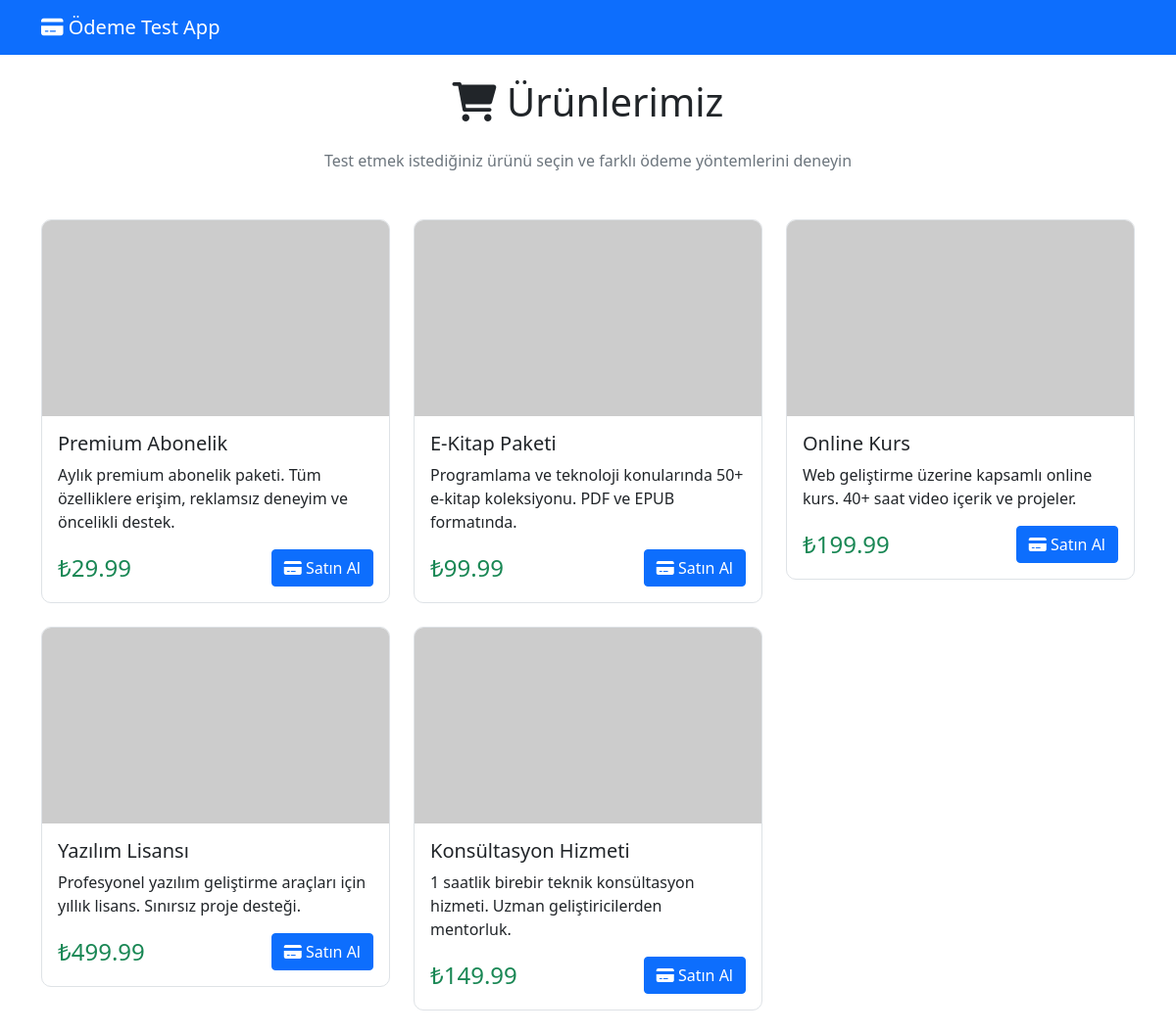
The page / on the database its author committed.
### payments/models.py (models this page shows, shortened)
class Product(models.Model):
    name = models.CharField(max_length=100)
    description = models.TextField()
    price = models.DecimalField(max_digits=10, decimal_places=2)
    image_url = models.URLField(blank=True, null=True)
    created_at = models.DateTimeField(auto_now_add=True)

### payments/views.py (the view)
# urls.py: 2. Add a URL to urlpatterns:  path('', views.home, name='home')
def home(request):
    products = Product.objects.all()
    return render(request, 'payments/home.html', {'products': products})

### payments/templates/payments/home.html (shortened to what this page needs)
{% extends 'payments/base.html' %}
{% block content %}
<div class="row">
    <div class="col-12">
        <h1 class="text-center mb-4">
            <i class="fas fa-shopping-cart"></i> Ürünlerimiz
        </h1>
        <p class="text-center text-muted mb-5">
            Test etmek istediğiniz ürünü seçin ve farklı ödeme yöntemlerini deneyin
        </p>
    </div>
</div>
<div class="row">
    {% for product in products %}
    <div class="col-md-4 mb-4">
        <div class="product-card">
            {% if product.image_url %}
                <img src="{{ product.image_url }}" class="card-img-top" alt="{{ product.name }}" style="height: 200px; object-fit: cover;">
            {% else %}
                <div class="bg-light d-flex align-items-center justify-content-center" style="height: 200px;">
                    <i class="fas fa-image fa-3x text-muted"></i>
                </div>
            {% endif %}
            <div class="card-body">
                <h5 class="card-title">{{ product.name }}</h5>
                <p class="card-text">{{ product.description|truncatewords:20 }}</p>
                <div class="d-flex justify-content-between align-items-center">
                    <span class="h4 text-success mb-0">₺{{ product.price }}</span>
                    <a href="{% url 'payments:product_detail' product.id %}" class="btn btn-primary">
                        <i class="fas fa-credit-card"></i> Satın Al
                    </a>
                </div>
            </div>
        </div>
    </div>
    {% endfor %}
</div>
{% endblock %}

### payments/templates/payments/base.html (shortened to what this page needs)
<!DOCTYPE html>
<html lang="tr">
<head>
    <link href="https://cdn.jsdelivr.net/npm/bootstrap@5.1.3/dist/css/bootstrap.min.css" rel="stylesheet">
    <link href="https://cdnjs.cloudflare.com/ajax/libs/font-awesome/6.0.0/css/all.min.css" rel="stylesheet">
</head>
<body>
    <nav class="navbar navbar-expand-lg navbar-dark bg-primary">
        <div class="container">
            <a class="navbar-brand" href="{% url 'payments:home' %}">
                <i class="fas fa-credit-card"></i> Ödeme Test App
            </a>
        </div>
    </nav>
    <div class="container mt-4">
        {% block content %}{% endblock %}
    </div>
</body>
</html>

### payments/templates/payments/base.html (style rules this page uses)
.product-card { border: 1px solid #dee2e6; border-radius: 10px; overflow: hidden; transition: all 0.3s ease; }

### rows shown on the page
Product: name "Premium Abonelik", description "Aylık premium abonelik paketi. Tüm özelliklere erişim, reklamsız deneyim ve öncelikli destek.", price "29.99"
Product: name "E-Kitap Paketi", description "Programlama ve teknoloji konularında 50+ e-kitap koleksiyonu. PDF ve EPUB formatında.", price "99.99"
Product: name "Online Kurs", description "Web geliştirme üzerine kapsamlı online kurs. 40+ saat video içerik ve projeler.", price "199.99"
Product: name "Yazılım Lisansı", description "Profesyonel yazılım geliştirme araçları için yıllık lisans. Sınırsız proje desteği.", price "499.99"
Product: name "Konsültasyon Hizmeti", description "1 saatlik birebir teknik konsültasyon hizmeti. Uzman geliştiricilerden mentorluk.", price "149.99"
